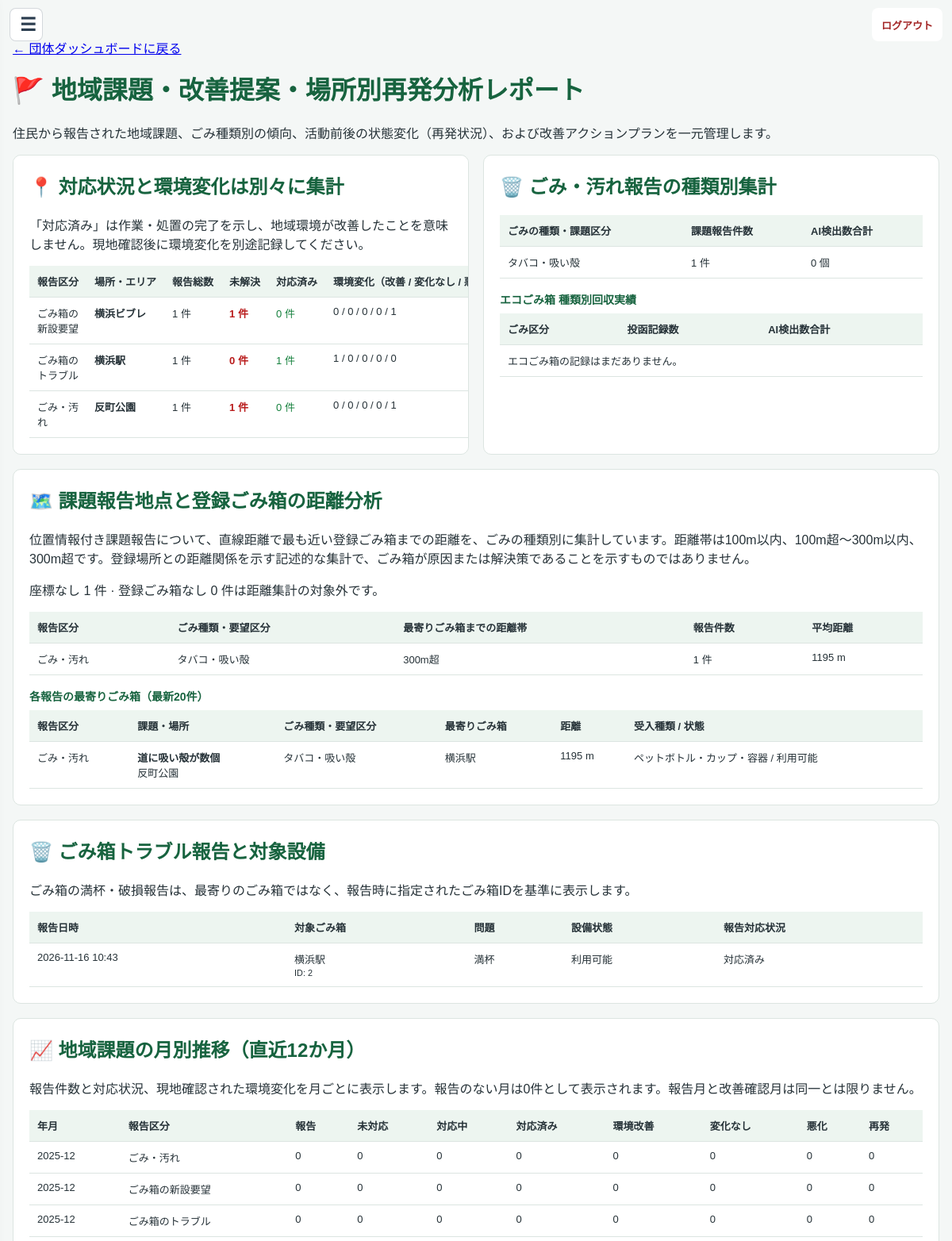
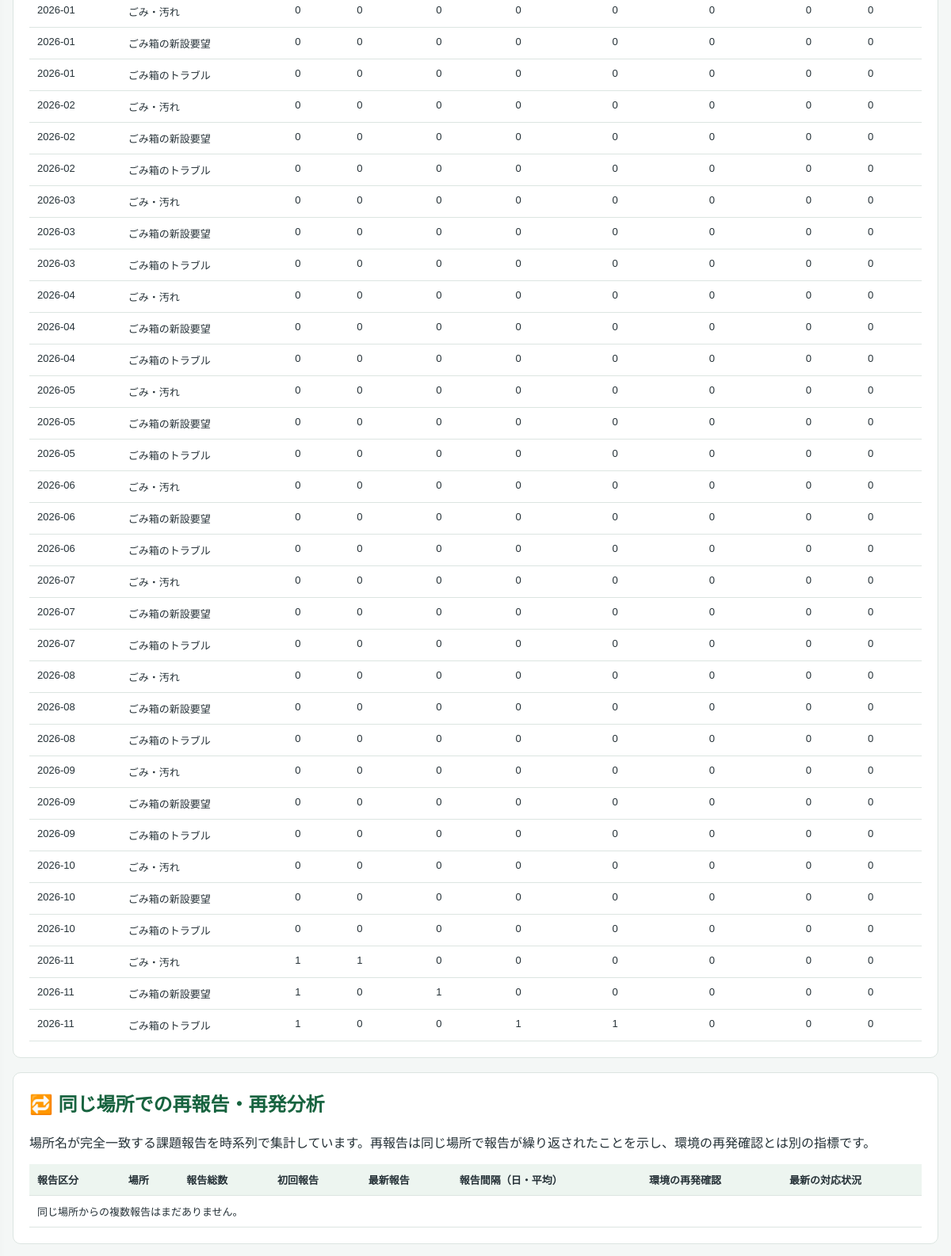
Screenshot of /organizer/issues (signed in, upper part) with the database file from the repository (2 pictures, top to bottom).
### tables this page shows
CREATE TABLE issue_reports (
                id INTEGER PRIMARY KEY AUTOINCREMENT,
                user_id INTEGER NOT NULL,
                title TEXT NOT NULL,
                location TEXT NOT NULL,
                latitude REAL CHECK(latitude IS NULL OR (latitude >= -90 AND latitude <= 90)),
                longitude REAL CHECK(longitude IS NULL OR (longitude >= -180 AND longitude <= 180)),
                trash_type TEXT NOT NULL DEFAULT 'ペットボトル・飲料容器',
                severity TEXT NOT NULL DEFAULT 'medium'
                    CHECK(severity IN ('low', 'medium', 'high')),
                description TEXT,
                image_path TEXT,
                ai_detected_count INTEGER,
                status TEXT NOT NULL DEFAULT 'open'
                    CHECK(status IN ('open', 'in_progress', 'resolved')),
                created_at TEXT NOT NULL DEFAULT CURRENT_TIMESTAMP, action_note TEXT NOT NULL DEFAULT '', reviewed_by INTEGER REFERENCES users(id), reviewed_at TEXT, environment_status TEXT NOT NULL DEFAULT 'unverified' CHECK(environment_status IN ('unverified', 'improved', 'unchanged', 'worsened', 'recurred')), environment_note TEXT NOT NULL DEFAULT '', environment_checked_by INTEGER REFERENCES users(id), environment_checked_at TEXT, report_type TEXT NOT NULL DEFAULT 'litter', bin_problem_type TEXT NOT NULL DEFAULT '', bin_id INTEGER REFERENCES trash_bins(id) ON DELETE SET NULL,
                FOREIGN KEY (user_id) REFERENCES users(id)
            );

CREATE TABLE trash_bins (
                id INTEGER PRIMARY KEY AUTOINCREMENT,
                name TEXT NOT NULL UNIQUE,
                description TEXT NOT NULL,
                lat REAL NOT NULL CHECK(lat >= -90 AND lat <= 90),
                lng REAL NOT NULL CHECK(lng >= -180 AND lng <= 180),
                created_at TEXT NOT NULL DEFAULT CURRENT_TIMESTAMP
            , waste_types TEXT NOT NULL DEFAULT 'ペットボトル・カップ・容器', bin_status TEXT NOT NULL DEFAULT 'active');

### app.py (the view)
@app.route('/organizer/issues')
@organizer_required
def organizer_issues():
    conn = get_db()
    try:
        data = _load_regional_issue_analytics(conn, include_personal_info=False)
        return render_template('admin_issues.html', is_admin=False, **data)
    finally:
        conn.close()

### app.py (called while the page is built)
def get_db():
    conn = sqlite3.connect(DATABASE)
    conn.row_factory = sqlite3.Row
    conn.execute("PRAGMA foreign_keys = ON")
    return conn

def get_user_organization_id(conn, user_id):
    membership = conn.execute('''
        SELECT om.organization_id
        FROM organization_members om
        JOIN organizations o ON o.id = om.organization_id
        WHERE om.user_id = ? AND om.status = 'active'
            AND o.status = 'approved'
        ORDER BY CASE om.role WHEN 'owner' THEN 0 ELSE 1 END, om.id DESC
        LIMIT 1
    ''', (user_id,)).fetchone()
    return membership['organization_id'] if membership else None

def organizer_required(func):
    @wraps(func)
    def wrapper(*args, **kwargs):
        user_id = session.get('user_id')
        if session.get('role') != 'user' or not user_id:
            return redirect(url_for('login'))
        conn = get_db()
        try:
            user = conn.execute(
                'SELECT role FROM users WHERE id = ?', (user_id,)
            ).fetchone()
            if not user or user['role'] != 'user':
                session.clear()
                return redirect(url_for('login'))
            organization_id = get_user_organization_id(conn, user_id)
        finally:
            conn.close()
        if not organization_id:
            flash('団体機能は、審査で承認された団体メンバーのみ利用できます。', 'info')
            return redirect(url_for('organizer_apply'))
        return func(*args, **kwargs)
    return wrapper

@app.template_filter('jst_datetime')
def format_jst_datetime(value):
    if not value:
        return ''
    try:
        parsed = datetime.fromisoformat(value)
    except (TypeError, ValueError):
        return value
    if parsed.tzinfo is None:
        parsed = parsed.replace(tzinfo=timezone.utc)
    return parsed.astimezone(timezone(timedelta(hours=9))).strftime('%Y-%m-%d %H:%M')

def _detect_view_mode():
    ua = (request.headers.get('User-Agent') or '').lower()
    if any(token in ua for token in ('mobile', 'android', 'iphone', 'ipod', 'iemobile')):
        return 'mobile'
    return 'pc'

### templates/admin_issues.html (shortened to what this page needs)
<!DOCTYPE html>
<html lang="ja">
<head>
</head>
<body>
    {% if is_admin %}
        {% include "_admin_navigation.html" %}
    {% else %}
        {% include "_organizer_navigation.html" %}
    {% endif %}
    <main>
        <p>
            {% if is_admin %}
                <a href="{{ url_for('admin_dashboard') }}">← 管理者ダッシュボードに戻る</a>
            {% else %}
                <a href="{{ url_for('organizer_dashboard') }}">← 団体ダッシュボードに戻る</a>
            {% endif %}
        </p>
        <h1>🚩 地域課題・改善提案・場所別再発分析レポート</h1>
        <p>住民から報告された地域課題、ごみ種類別の傾向、活動前後の状態変化（再発状況）、および改善アクションプランを一元管理します。</p>
        <div class="grid-2">
            <section style="margin:0;">
                <h2>📍 対応状況と環境変化は別々に集計</h2>
                <p>「対応済み」は作業・処置の完了を示し、地域環境が改善したことを意味しません。現地確認後に環境変化を別途記録してください。</p>
                <table>
                    <thead><tr><th>報告区分</th><th>場所・エリア</th><th>報告総数</th><th>未解決</th><th>対応済み</th><th>環境変化（改善 / 変化なし / 悪化 / 再発 / 未確認）</th></tr></thead>
                    <tbody>
                        {% for row in by_location %}
                            <tr>
                                <td>{{ row.report_type_label }}</td>
                                <td><strong>{{ row.location }}</strong></td>
                                <td>{{ row.issue_count }} 件</td>
                                <td style="color:#b91c1c; font-weight:700;">{{ row.open_count }} 件</td>
                                <td style="color:#15803d;">{{ row.resolved_count }} 件</td>
                                <td>{{ row.improved_count }} / {{ row.unchanged_count }} / {{ row.worsened_count }} / {{ row.recurred_count }} / {{ row.unverified_count }}</td>
                            </tr>
                        {% else %}
                            <tr><td colspan="6">課題報告データはまだありません。</td></tr>
                        {% endfor %}
                    </tbody>
                </table>
            </section>
            <section style="margin:0;">
                <h2>🗑️ ごみ・汚れ報告の種類別集計</h2>
                <table>
                    <thead><tr><th>ごみの種類・課題区分</th><th>課題報告件数</th><th>AI検出数合計</th></tr></thead>
                    <tbody>
                        {% for row in by_trash_type %}
                            <tr>
                                <td>{{ row.trash_type }}</td>
                                <td>{{ row.count }} 件</td>
                                <td>{{ row.ai_total }} 個</td>
                            </tr>
                        {% else %}
                            <tr><td colspan="3">課題報告データはまだありません。</td></tr>
                        {% endfor %}
                    </tbody>
                </table>
                <h3 style="font-size:14px; margin:16px 0 8px; color:#17633f;">エコごみ箱 種類別回収実績</h3>
                <table>
                    <thead><tr><th>ごみ区分</th><th>投函記録数</th><th>AI検出数合計</th></tr></thead>
                    <tbody>
                        {% for row in trash_category_stats %}
                            <tr>
                                <td>{{ row.category }}</td>
                                <td>{{ row.record_count }} 件</td>
                                <td>{{ row.ai_total }} 個</td>
                            </tr>
                        {% else %}
                            <tr><td colspan="3">エコごみ箱の記録はまだありません。</td></tr>
                        {% endfor %}
                    </tbody>
                </table>
            </section>
        </div>
        <section>
            <h2>🗺️ 課題報告地点と登録ごみ箱の距離分析</h2>
            <p>位置情報付き課題報告について、直線距離で最も近い登録ごみ箱までの距離を、ごみの種類別に集計しています。距離帯は100m以内、100m超〜300m以内、300m超です。登録場所との距離関係を示す記述的な集計で、ごみ箱が原因または解決策であることを示すものではありません。</p>
            <p>座標なし {{ issues_without_coordinates }} 件 · 登録ごみ箱なし {{ issues_without_registered_bins }} 件は距離集計の対象外です。</p>
            <table>
                <thead><tr><th>報告区分</th><th>ごみ種類・要望区分</th><th>最寄りごみ箱までの距離帯</th><th>報告件数</th><th>平均距離</th></tr></thead>
                <tbody>
                    {% for row in bin_proximity_summary %}
                        <tr>
                            <td>{{ row.report_type_label }}</td>
                            <td>{{ row.trash_type }}</td>
                            <td>{{ row.distance_band }}</td>
                            <td>{{ row.report_count }} 件</td>
                            <td>{{ row.average_distance_m }} m</td>
                        </tr>
                    {% else %}
                        <tr><td colspan="5">位置情報付き課題報告と登録ごみ箱が揃ったデータはまだありません。</td></tr>
                    {% endfor %}
                </tbody>
            </table>
            {% if issue_bin_proximity %}
                <h3 style="font-size:14px; margin:16px 0 8px; color:#17633f;">各報告の最寄りごみ箱（最新20件）</h3>
                <table>
                    <thead><tr><th>報告区分</th><th>課題・場所</th><th>ごみ種類・要望区分</th><th>最寄りごみ箱</th><th>距離</th><th>受入種類 / 状態</th></tr></thead>
                    <tbody>
                        {% for row in issue_bin_proximity %}
                            <tr>
                                <td>{{ row.report_type_label }}</td>
                                <td><strong>{{ row.title }}</strong><br>{{ row.location }}</td>
                                <td>{{ row.trash_type or '—' }}</td>
                                <td>{{ row.nearest_bin_name }}</td>
                                <td>{{ row.nearest_bin_distance_m }} m</td>
                                <td>{{ row.nearest_bin_waste_types }} / {{ {'active': '利用可能', 'full_reported': '満杯報告あり', 'maintenance': 'メンテナンス中'}.get(row.nearest_bin_status, row.nearest_bin_status) }}</td>
                            </tr>
                        {% endfor %}
                    </tbody>
                </table>
            {% endif %}
        </section>
        <section>
            <h2>🗑️ ごみ箱トラブル報告と対象設備</h2>
            <p>ごみ箱の満杯・破損報告は、最寄りのごみ箱ではなく、報告時に指定されたごみ箱IDを基準に表示します。</p>
            <table>
                <thead><tr><th>報告日時</th><th>対象ごみ箱</th><th>問題</th><th>設備状態</th><th>報告対応状況</th></tr></thead>
                <tbody>
                    {% for row in bin_problem_reports %}
                        <tr>
                            <td>{{ row.created_at|jst_datetime }}</td>
                            <td>{{ row.linked_bin_name or row.location }}{% if row.bin_id %}<br><small>ID: {{ row.bin_id }}</small>{% endif %}</td>
                            <td>{{ {'full': '満杯', 'damaged': '破損'}.get(row.bin_problem_type, '未分類') }}</td>
                            <td>{{ {'active': '利用可能', 'full_reported': '満杯報告あり', 'maintenance': 'メンテナンス中'}.get(row.linked_bin_status, row.linked_bin_status or '対象設備なし') }}</td>
                            <td>{{ {'open': '未対応', 'in_progress': '対応中', 'resolved': '対応済み'}.get(row.status, row.status) }}</td>
                        </tr>
                    {% else %}
                        <tr><td colspan="5">ごみ箱トラブルの報告はまだありません。</td></tr>
                    {% endfor %}
                </tbody>
            </table>
        </section>
        <section>
            <h2>📈 地域課題の月別推移（直近12か月）</h2>
            <p>報告件数と対応状況、現地確認された環境変化を月ごとに表示します。報告のない月は0件として表示されます。報告月と改善確認月は同一とは限りません。</p>
            <table>
                <thead>
                    <tr>
                        <th>年月</th>
                        <th>報告区分</th>
                        <th>報告</th>
                        <th>未対応</th>
                        <th>対応中</th>
                        <th>対応済み</th>
                        <th>環境改善</th>
                        <th>変化なし</th>
                        <th>悪化</th>
                        <th>再発</th>
                    </tr>
                </thead>
                <tbody>
                    {% for row in issue_time_series %}
                        <tr data-month="{{ row.month }}">
                            <td>{{ row.month }}</td>
                            <td>{{ row.report_type_label }}</td>
                            <td>{{ row.report_count }}</td>
                            <td>{{ row.open_count }}</td>
                            <td>{{ row.in_progress_count }}</td>
                            <td>{{ row.resolved_count }}</td>
                            <td>{{ row.improved_count }}</td>
                            <td>{{ row.unchanged_count }}</td>
                            <td>{{ row.worsened_count }}</td>
                            <td>{{ row.recurred_count }}</td>
                        </tr>
                    {% endfor %}
                </tbody>
            </table>
        </section>
        <section>
            <h2>🔁 同じ場所での再報告・再発分析</h2>
            <p>場所名が完全一致する課題報告を時系列で集計しています。再報告は同じ場所で報告が繰り返されたことを示し、環境の再発確認とは別の指標です。</p>
            <table>
                <thead>
                    <tr>
                        <th>報告区分</th>
                        <th>場所</th>
                        <th>報告総数</th>
                        <th>初回報告</th>
                        <th>最新報告</th>
                        <th>報告間隔（日・平均）</th>
                        <th>環境の再発確認</th>
                        <th>最新の対応状況</th>
                    </tr>
                </thead>
                <tbody>
                    {% set issue_status_labels = {'open': '未対応', 'in_progress': '対応中', 'resolved': '対応済み'} %}
                    {% set environment_labels = {'unverified': '未確認', 'improved': '改善を確認', 'unchanged': '変化なし', 'worsened': '悪化', 'recurred': '再発を確認'} %}
                    {% for row in location_recurrence %}
                        <tr>
                            <td>{{ row.report_type_label }}</td>
                            <td><strong>{{ row.location }}</strong></td>
                            <td>{{ row.report_count }}（再報告 {{ row.repeat_report_count }} 回）</td>
                            <td>{{ row.first_reported_at|jst_datetime }}</td>
                            <td>{{ row.last_reported_at|jst_datetime }}</td>
                            <td>{{ row.average_days_between_reports if row.average_days_between_reports is not none else '—' }}</td>
                            <td>{{ row.confirmed_recurrence_count }} 件</td>
                            <td>{{ issue_status_labels.get(row.latest_status, row.latest_status) }} · {{ environment_labels.get(row.latest_environment_status, '未確認') }}</td>
                        </tr>
                    {% else %}
                        <tr><td colspan="8">同じ場所からの複数報告はまだありません。</td></tr>
                    {% endfor %}
                </tbody>
            </table>
        </section>
            {% set status_names = {'open': '未対応', 'in_progress': '対応中・現地確認中', 'resolved': '解決済み'} %}
                    {% set proposal_status_labels = {'proposed': '提案中', 'under_review': '検討中', 'adopted': '採用・実施決定', 'completed': '対策完了'} %}
    </main>
</body>
</html>

### templates/admin_issues.html (style rules this page uses)
body { margin: 0; padding: 24px 16px; background: #f4f7f6; color: #263238; font-family: "Yu Gothic", Meiryo, sans-serif; }
main { max-width: 1200px; margin: 24px auto; }
section { padding: 20px; margin: 18px 0; background: #fff; border: 1px solid #dce5e1; border-radius: 10px; overflow-x: auto; }
h1, h2 { margin-top: 0; color: #17633f; }
.grid-2 { display: grid; grid-template-columns: 1fr 1fr; gap: 18px; }
table { width: 100%; border-collapse: collapse; font-size: 13px; }
th, td { padding: 10px; border-bottom: 1px solid #dce5e1; text-align: left; vertical-align: top; }
th { background: #edf5f0; white-space: nowrap; }

### rows the page displays
issue_reports: report_type_label "ごみ・汚れ", location "反町公園", issue_count "1", open_count "1", resolved_count "0", improved_count "0", unchanged_count "0", worsened_count "0", recurred_count "0", unverified_count "1", trash_type "タバコ・吸い殻", count "1", ai_total "0", distance_band "300m超", report_count "1", average_distance_m "1195", title "道に吸い殻が数個", location "反町公園", trash_type "タバコ・吸い殻", month "2025-12", report_count "0", open_count "0", in_progress_count "0", report_type_label "ごみ箱の新設要望", report_type_label "ごみ箱のトラブル", month "2026-01", month "2026-02", month "2026-03", month "2026-04", month "2026-05", month "2026-06", month "2026-07", month "2026-08", month "2026-09", month "2026-10", month "2026-11", in_progress_count "1", resolved_count "1", improved_count "1"
trash_bins: nearest_bin_name "横浜駅", nearest_bin_waste_types "ペットボトル・カップ・容器", bin_status "利用可能", bin_status "利用可能"
issue_reports: created_at|jst_datetime "2026-11-16 10:43", name "横浜駅", bin_id "2", bin_problem_type "満杯", status "対応済み"

### other values shown
{{ row.report_type_label }} "ごみ箱の新設要望" "ごみ箱のトラブル"
{{ row.location }} "横浜ビブレ" "横浜駅"
{{ row.issue_count }} "1" "1"
{{ row.open_count }} "1" "0"
{{ row.resolved_count }} "0" "1"
{{ row.improved_count }} "0" "1"
{{ row.unchanged_count }} "0" "0"
{{ row.worsened_count }} "0" "0"
{{ row.recurred_count }} "0" "0"
{{ row.unverified_count }} "1" "0"
{{ issues_without_coordinates }} "1"
{{ issues_without_registered_bins }} "0"
{{ row.report_type_label }} "ごみ・汚れ"
{{ row.nearest_bin_distance_m }} "1195"
